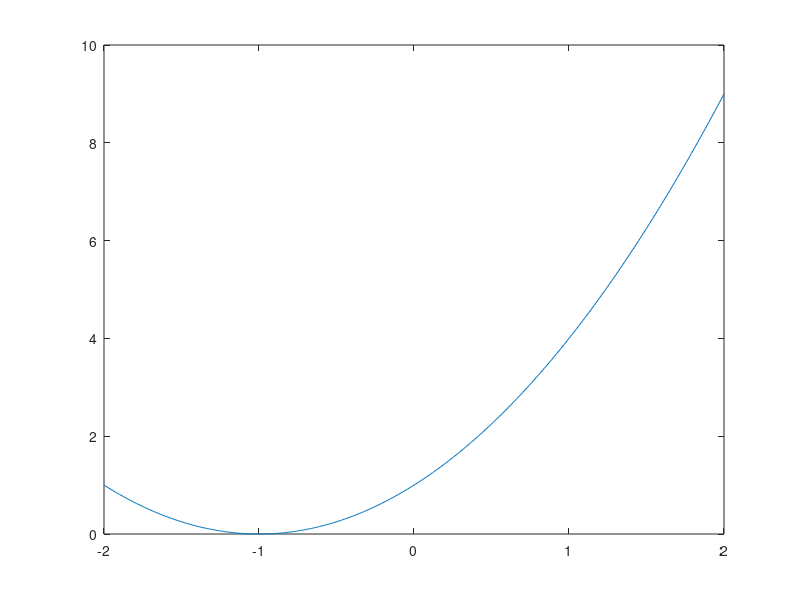

Write MATLAB code to recreate this figure. (Note: this script raises an error after producing the figure.)
%%
% GD로 그래프를 그려본다.
%%

clear all;
close all;

addpath('./optimizer');

f = @(x) x.^2 + 2*x + 1;
X = -2:0.01:2;
Y = f(X);
plot(X, Y);
axis([-2, 2, 0, 10]);
hold on;

eps = 0.01;
a = 0.1;
x = -2;

for k = 1:100
    fprintf("%d: x = %f\n", k, x);
    
    [fin, x] = GD(f, x, a, eps);
    if fin
        break
    end
    
    plot(x, f(x), 'ro');
    drawnow;
end
